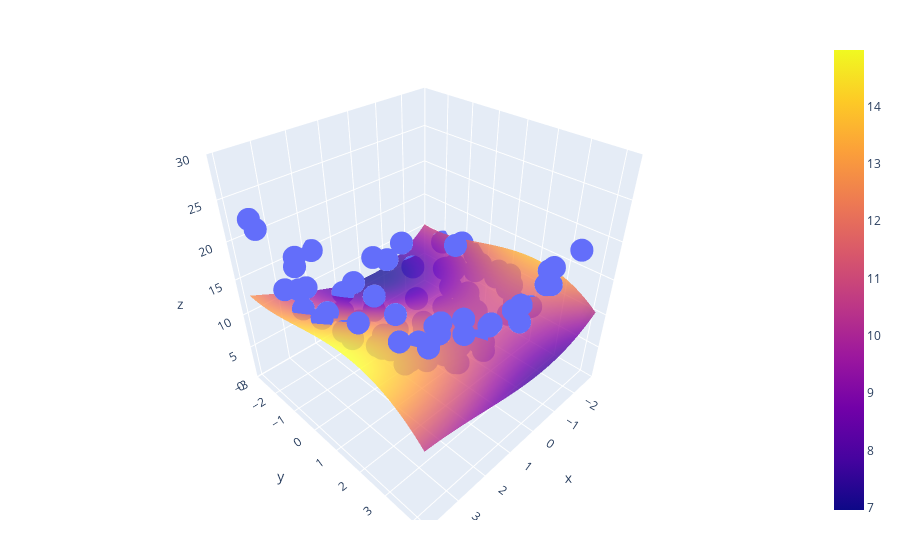

Notebook code cell kept with this figure:
### Code cell
x_grid, y_grid = np.meshgrid(x_input, y_input)
z_grid = z_final.reshape(x_grid.shape)
fig = px.scatter_3d(
    x=X.ravel(),
    y=y.ravel(),
    z=z.ravel()
)

fig.add_trace(
    go.Surface(
        x=x_grid,
        y=y_grid,
        z=z_grid,
        opacity=0.8, 
    )
)

fig.update_layout(
    scene_aspectmode='cube',  
    scene=dict(zaxis=dict(range=[0,30])),
    margin=dict(l=40,r=40,b=40,t=40),
    # height=700
    
)

fig.show()
